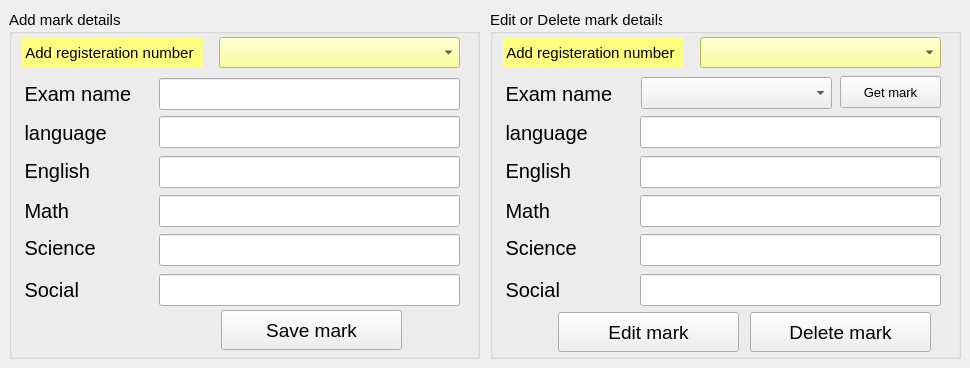
          <widget class="QWidget" name="tab_2">
           <attribute name="title">
            <string>Mark</string>
           </attribute>
           <widget class="QGroupBox" name="groupBox">
            <property name="geometry">
             <rect>
              <x>9</x>
              <y>10</y>
              <width>471</width>
              <height>349</height>
             </rect>
            </property>
            <property name="minimumSize">
             <size>
              <width>0</width>
              <height>179</height>
             </size>
            </property>
            <property name="font">
             <font>
              <pointsize>11</pointsize>
             </font>
            </property>
            <property name="title">
             <string>Add mark details</string>
            </property>
            <widget class="QComboBox" name="comboBox_5">
             <property name="geometry">
              <rect>
               <x>210</x>
               <y>27</y>
               <width>241</width>
               <height>31</height>
              </rect>
             </property>
             <property name="styleSheet">
              <string notr="true">background-color:rgba(255, 255, 127.100);</string>
             </property>
            </widget>
            <widget class="QLabel" name="label_26">
             <property name="geometry">
              <rect>
               <x>13</x>
               <y>27</y>
               <width>181</width>
               <height>31</height>
              </rect>
             </property>
             <property name="font">
              <font>
               <pointsize>11</pointsize>
              </font>
             </property>
             <property name="styleSheet">
              <string notr="true">background-color:rgba(255, 255, 127.100);</string>
             </property>
             <property name="text">
              <string> Add registeration number</string>
             </property>
            </widget>
            <widget class="QLabel" name="label_27">
             <property name="geometry">
              <rect>
               <x>10</x>
               <y>68</y>
               <width>141</width>
               <height>31</height>
              </rect>
             </property>
             <property name="font">
              <font>
               <pointsize>15</pointsize>
              </font>
             </property>
             <property name="text">
              <string> Exam name</string>
             </property>
            </widget>
            <widget class="QLabel" name="label_28">
             <property name="geometry">
              <rect>
               <x>10</x>
               <y>107</y>
               <width>141</width>
               <height>31</height>
              </rect>
             </property>
             <property name="font">
              <font>
               <pointsize>15</pointsize>
              </font>
             </property>
             <property name="text">
              <string> language</string>
             </property>
            </widget>
            <widget class="QLabel" name="label_29">
             <property name="geometry">
              <rect>
               <x>10</x>
               <y>145</y>
               <width>141</width>
               <height>31</height>
              </rect>
             </property>
             <property name="font">
              <font>
               <pointsize>15</pointsize>
              </font>
             </property>
             <property name="text">
              <string> English</string>
             </property>
            </widget>
            <widget class="QLabel" name="label_30">
             <property name="geometry">
              <rect>
               <x>10</x>
               <y>264</y>
               <width>141</width>
               <height>31</height>
              </rect>
             </property>
             <property name="font">
              <font>
               <pointsize>15</pointsize>
              </font>
             </property>
             <property name="text">
              <string> Social</string>
             </property>
            </widget>
            <widget class="QLabel" name="label_31">
             <property name="geometry">
              <rect>
               <x>10</x>
               <y>222</y>
               <width>141</width>
               <height>31</height>
              </rect>
             </property>
             <property name="font">
              <font>
               <pointsize>15</pointsize>
              </font>
             </property>
             <property name="text">
              <string> Science</string>
             </property>
            </widget>
            <widget class="QLabel" name="label_32">
             <property name="geometry">
              <rect>
               <x>10</x>
               <y>185</y>
               <width>141</width>
               <height>31</height>
              </rect>
             </property>
             <property name="font">
              <font>
               <pointsize>15</pointsize>
              </font>
             </property>
             <property name="text">
              <string> Math</string>
             </property>
            </widget>
            <widget class="QLineEdit" name="lineEdit_17">
             <property name="geometry">
              <rect>
               <x>150</x>
               <y>68</y>
               <width>301</width>
               <height>32</height>
              </rect>
             </property>
            </widget>
            <widget class="QLineEdit" name="lineEdit_18">
             <property name="geometry">
              <rect>
               <x>150</x>
               <y>106</y>
               <width>301</width>
               <height>32</height>
              </rect>
             </property>
            </widget>
            <widget class="QLineEdit" name="lineEdit_19">
             <property name="geometry">
              <rect>
               <x>150</x>
               <y>146</y>
               <width>301</width>
               <height>32</height>
              </rect>
             </property>
            </widget>
            <widget class="QLineEdit" name="lineEdit_20">
             <property name="geometry">
              <rect>
               <x>150</x>
               <y>185</y>
               <width>301</width>
               <height>32</height>
              </rect>
             </property>
            </widget>
            <widget class="QLineEdit" name="lineEdit_21">
             <property name="geometry">
              <rect>
               <x>150</x>
               <y>224</y>
               <width>301</width>
               <height>32</height>
              </rect>
             </property>
            </widget>
            <widget class="QLineEdit" name="lineEdit_22">
             <property name="geometry">
              <rect>
               <x>150</x>
               <y>264</y>
               <width>301</width>
               <height>32</height>
              </rect>
             </property>
            </widget>
            <widget class="QPushButton" name="pushButton_2">
             <property name="geometry">
              <rect>
               <x>212</x>
               <y>300</y>
               <width>181</width>
               <height>40</height>
              </rect>
             </property>
             <property name="font">
              <font>
               <pointsize>14</pointsize>
              </font>
             </property>
             <property name="text">
              <string>Save mark</string>
             </property>
            </widget>
           </widget>
           <widget class="QGroupBox" name="groupBox_2">
            <property name="geometry">
             <rect>
              <x>490</x>
              <y>10</y>
              <width>471</width>
              <height>349</height>
             </rect>
            </property>
            <property name="minimumSize">
             <size>
              <width>0</width>
              <height>179</height>
             </size>
            </property>
            <property name="font">
             <font>
              <pointsize>11</pointsize>
             </font>
            </property>
            <property name="title">
             <string>Edit or Delete mark details</string>
            </property>
            <widget class="QComboBox" name="comboBox_7">
             <property name="geometry">
              <rect>
               <x>210</x>
               <y>27</y>
               <width>241</width>
               <height>31</height>
              </rect>
             </property>
             <property name="styleSheet">
              <string notr="true">background-color:rgba(255, 255, 127.100);</string>
             </property>
            </widget>
            <widget class="QLabel" name="label_34">
             <property name="geometry">
              <rect>
               <x>13</x>
               <y>27</y>
               <width>181</width>
               <height>31</height>
              </rect>
             </property>
             <property name="font">
              <font>
               <pointsize>11</pointsize>
              </font>
             </property>
             <property name="styleSheet">
              <string notr="true">background-color:rgba(255, 255, 127.100);</string>
             </property>
             <property name="text">
              <string> Add registeration number</string>
             </property>
            </widget>
            <widget class="QLabel" name="label_35">
             <property name="geometry">
              <rect>
               <x>10</x>
               <y>68</y>
               <width>141</width>
               <height>31</height>
              </rect>
             </property>
             <property name="font">
              <font>
               <pointsize>15</pointsize>
              </font>
             </property>
             <property name="text">
              <string> Exam name</string>
             </property>
            </widget>
            <widget class="QLabel" name="label_36">
             <property name="geometry">
              <rect>
               <x>10</x>
               <y>107</y>
               <width>141</width>
               <height>31</height>
              </rect>
             </property>
             <property name="font">
              <font>
               <pointsize>15</pointsize>
              </font>
             </property>
             <property name="text">
              <string> language</string>
             </property>
            </widget>
            <widget class="QLabel" name="label_37">
             <property name="geometry">
              <rect>
               <x>10</x>
               <y>145</y>
               <width>141</width>
               <height>31</height>
              </rect>
             </property>
             <property name="font">
              <font>
               <pointsize>15</pointsize>
              </font>
             </property>
             <property name="text">
              <string> English</string>
             </property>
            </widget>
            <widget class="QLabel" name="label_38">
             <property name="geometry">
              <rect>
               <x>10</x>
               <y>264</y>
               <width>141</width>
               <height>31</height>
              </rect>
             </property>
             <property name="font">
              <font>
               <pointsize>15</pointsize>
              </font>
             </property>
             <property name="text">
              <string> Social</string>
             </property>
            </widget>
            <widget class="QLabel" name="label_39">
             <property name="geometry">
              <rect>
               <x>10</x>
               <y>222</y>
               <width>141</width>
               <height>31</height>
              </rect>
             </property>
             <property name="font">
              <font>
               <pointsize>15</pointsize>
              </font>
             </property>
             <property name="text">
              <string> Science</string>
             </property>
            </widget>
            <widget class="QLabel" name="label_40">
             <property name="geometry">
              <rect>
               <x>10</x>
               <y>185</y>
               <width>141</width>
               <height>31</height>
              </rect>
             </property>
             <property name="font">
              <font>
               <pointsize>15</pointsize>
              </font>
             </property>
             <property name="text">
              <string> Math</string>
             </property>
            </widget>
            <widget class="QLineEdit" name="lineEdit_24">
             <property name="geometry">
              <rect>
               <x>150</x>
               <y>106</y>
               <width>301</width>
               <height>32</height>
              </rect>
             </property>
            </widget>
            <widget class="QLineEdit" name="lineEdit_25">
             <property name="geometry">
              <rect>
               <x>150</x>
               <y>146</y>
               <width>301</width>
               <height>32</height>
              </rect>
             </property>
            </widget>
            <widget class="QLineEdit" name="lineEdit_26">
             <property name="geometry">
              <rect>
               <x>150</x>
               <y>185</y>
               <width>301</width>
               <height>32</height>
              </rect>
             </property>
            </widget>
            <widget class="QLineEdit" name="lineEdit_27">
             <property name="geometry">
              <rect>
               <x>150</x>
               <y>224</y>
               <width>301</width>
               <height>32</height>
              </rect>
             </property>
            </widget>
            <widget class="QLineEdit" name="lineEdit_28">
             <property name="geometry">
              <rect>
               <x>150</x>
               <y>264</y>
               <width>301</width>
               <height>32</height>
              </rect>
             </property>
            </widget>
            <widget class="QPushButton" name="pushButton_3">
             <property name="geometry">
              <rect>
               <x>260</x>
               <y>302</y>
               <width>181</width>
               <height>40</height>
              </rect>
             </property>
             <property name="font">
              <font>
               <pointsize>14</pointsize>
              </font>
             </property>
             <property name="text">
              <string>Delete mark</string>
             </property>
            </widget>
            <widget class="QPushButton" name="pushButton_8">
             <property name="geometry">
              <rect>
               <x>68</x>
               <y>302</y>
               <width>181</width>
               <height>40</height>
              </rect>
             </property>
             <property name="font">
              <font>
               <pointsize>14</pointsize>
              </font>
             </property>
             <property name="text">
              <string>Edit mark</string>
             </property>
            </widget>
            <widget class="QComboBox" name="comboBox_8">
             <property name="geometry">
              <rect>
               <x>151</x>
               <y>67</y>
               <width>191</width>
               <height>32</height>
              </rect>
             </property>
            </widget>
            <widget class="QPushButton" name="pushButton_9">
             <property name="geometry">
              <rect>
               <x>350</x>
               <y>66</y>
               <width>101</width>
               <height>32</height>
              </rect>
             </property>
             <property name="font">
              <font>
               <pointsize>10</pointsize>
              </font>
             </property>
             <property name="text">
              <string>Get mark</string>
             </property>
            </widget>
           </widget>
          </widget>
